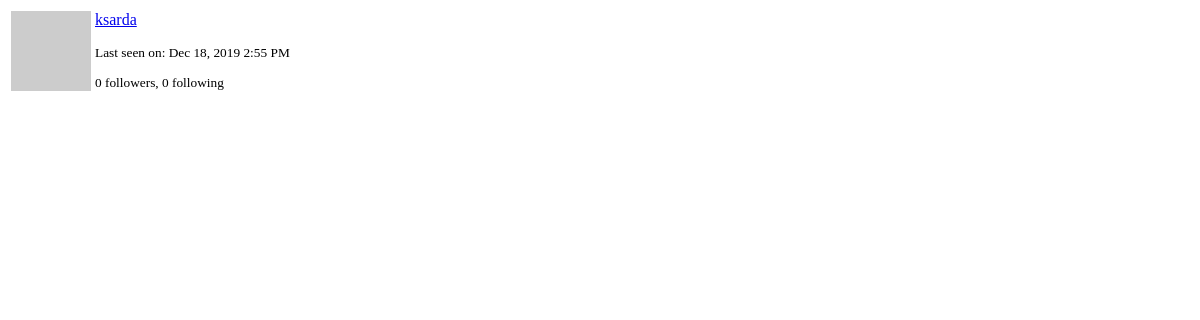
Page /user/ksarda/popup (signed in) on the earlier database version.
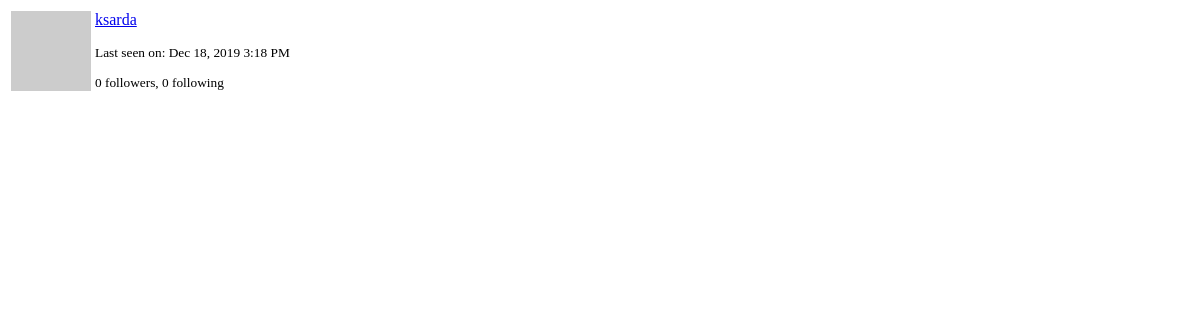
Same page on the later database version.
### app/models.py (models this page shows, shortened)
class PaginatedAPIMixin(object):
    @staticmethod
    def to_collection_dict(query, page, per_page, endpoint, **kwargs):
        resources = query.paginate(page, per_page, False)
        data = {
            'items': [item.to_dict() for item in resources.items],
            '_meta': {
                'page': page,
                'per_page': per_page,
                'total_pages': resources.pages,
                'total_items': resources.total
            },
            '_links': {
                'self': url_for(endpoint, page=page, per_page=per_page,
                                **kwargs),
                'next': url_for(endpoint, page=page + 1, per_page=per_page,
                                **kwargs) if resources.has_next else None,
                'prev': url_for(endpoint, page=page - 1, per_page=per_page,
                                **kwargs) if resources.has_prev else None
            }
        }
        return data

class User(PaginatedAPIMixin, UserMixin, db.Model):
    id = db.Column(db.Integer, primary_key=True)
    username = db.Column(db.String(64), index=True, unique=True)
    email = db.Column(db.String(120), index=True, unique=True)
    password_hash = db.Column(db.String(128))
    posts = db.relationship('Post', backref='author', lazy='dynamic')
    about_me = db.Column(db.String(140))
    childs_section = db.Column(db.String(20), default='N/A')
    leader = db.Column(db.String(6), default='No')
    last_seen = db.Column(db.DateTime, default=datetime.utcnow)
    is_admin = db.Column(db.Boolean, default=False, nullable=False)
    followed = db.relationship(
        'User', secondary=followers,
        primaryjoin=(followers.c.follower_id == id),
        secondaryjoin=(followers.c.followed_id == id),
        backref=db.backref('followers', lazy='dynamic'), lazy='dynamic')
    messages_sent = db.relationship('Message',
                                    foreign_keys='Message.sender_id',
                                    backref='author', lazy='dynamic')
    messages_received = db.relationship('Message',
                                        foreign_keys='Message.recipient_id',
                                        backref='recipient', lazy='dynamic')
    last_message_read_time = db.Column(db.DateTime)
    notifications = db.relationship('Notification', backref='user',
                                    lazy='dynamic')
    token = db.Column(db.String(32), index=True, unique=True)
    token_expiration = db.Column(db.DateTime)
    def avatar(self, size):
        digest = md5(self.email.lower().encode('utf-8')).hexdigest()
        return 'https://www.gravatar.com/avatar/{}?d=identicon&s={}'.format(
            digest, size)

### app/main/routes.py (the view)
@bp.route('/user/<username>/popup')
@login_required
def user_popup(username):
    user = User.query.filter_by(username=username).first_or_404()
    return render_template('user_popup.html', user=user)

### app/main/routes.py (called while the page is built)
@bp.before_app_request
def before_request():
    if current_user.is_authenticated:
        current_user.last_seen = datetime.utcnow()
        db.session.commit()
    g.locale = str(get_locale())

### app/models.py (called while the page is built)
@login.user_loader
def load_user(id):
    return User.query.get(int(id))

### app/templates/user_popup.html (shortened to what this page needs)
<table class="table">
  <tr>
      <td width="64" style="border: 0px;"><img src="{{ user.avatar(64) }}"></td>
      <td style="border: 0px;">
          <p>
              <a href="{{ url_for('main.user', username=user.username) }}">
                  {{ user.username }}
              </a>
          </p>
          <small>
              {% if user.last_seen %}
              <p>{{ _('Last seen on') }}:
                 {{ moment(user.last_seen).format('lll') }}</p>
              {% endif %}
              <p>{{ _('%(count)d followers', count=user.followers.count()) }},
                 {{ _('%(count)d following', count=user.followed.count()) }}</p>
          </small>
      </td>
  </tr>
</table>

Differences in the rows shown:
changed User "ksarda": last_seen "Dec 18, 2019 2:55 PM" → "Dec 18, 2019 3:18 PM"
